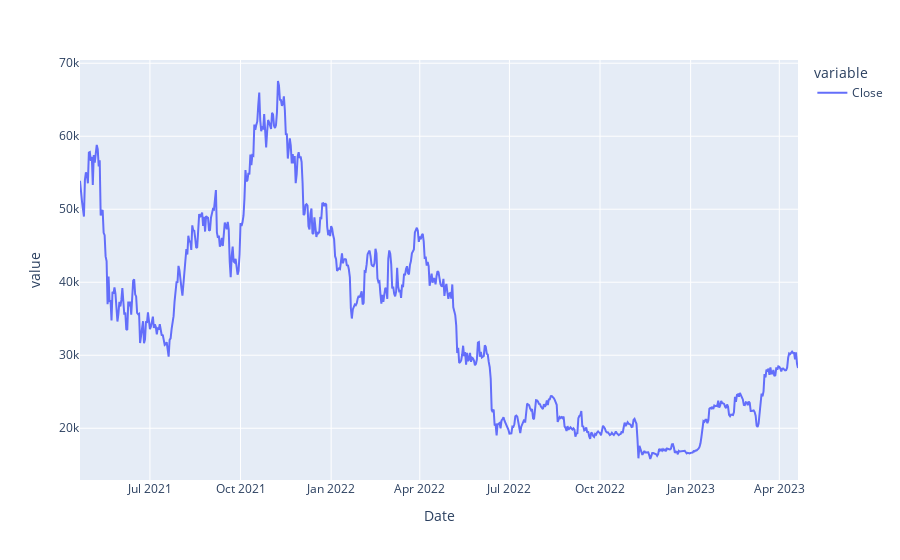

Source (notebook cell):
### Code cell
px.line(btc.Close)

### Figure 1 — Plotly figure (JSON) as saved in the notebook; plotly's stock layout.template omitted (floating-point values rounded to 4 significant figures; data arrays with more than 128 entries replaced by an {"elided": "..."} marker saying what was removed)
{"data": [{"hovertemplate": "variable=Close<br>Date=%{x}<br>value=%{y}<extra></extra>", "legendgroup": "Close", "line": {"color": "#636efa", "dash": "solid"}, "marker": {"symbol": "circle"}, "mode": "lines", "name": "Close", "orientation": "v", "showlegend": true, "type": "scatter", "x": {"elided": "730 str values"}, "xaxis": "x", "y": {"elided": "730 float values"}, "yaxis": "y"}], "layout": {"legend": {"title": {"text": "variable"}, "tracegroupgap": 0}, "margin": {"t": 60}, "xaxis": {"anchor": "y", "domain": [0, 1], "title": {"text": "Date"}}, "yaxis": {"anchor": "x", "domain": [0, 1], "title": {"text": "value"}}}}
